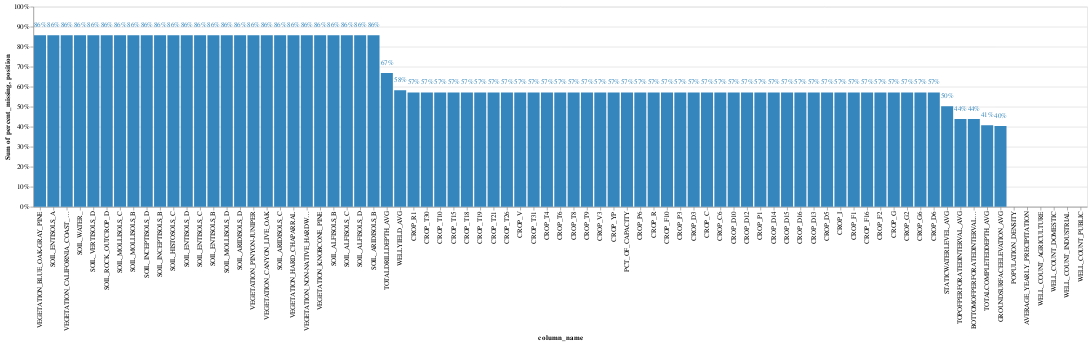

Here is the notebook cell this chart was saved with:
### Markdown cell above
### Preprocessing Data

### Code cell
draw_missing_data_chart(X_train)

### Figure 1 — Vega-Lite specification as saved in the notebook (floating-point values rounded to 4 significant figures)
{"config": {"view": {"continuousWidth": 400, "continuousHeight": 300}}, "layer": [{"mark": {"type": "bar", "color": "#3586BD"}, "encoding": {"color": {"value": "#3586BD"}, "tooltip": [{"field": "column_name", "type": "nominal"}, {"field": "percent_missing", "type": "quantitative"}], "x": {"field": "column_name", "sort": ["VEGETATION_BLUE_OAK-GRAY_PINE", "SOIL_ENTISOLS_A", "VEGETATION_CALIFORNIA_COAST_LIVE_OAK", "SOIL_WATER_", "SOIL_VERTISOLS_D", "SOIL_ROCK_OUTCROP_D", "SOIL_MOLLISOLS_C", "SOIL_MOLLISOLS_B", "SOIL_INCEPTISOLS_D", "SOIL_INCEPTISOLS_B", "SOIL_HISTOSOLS_C", "SOIL_ENTISOLS_D", "SOIL_ENTISOLS_C", "SOIL_ENTISOLS_B", "SOIL_MOLLISOLS_D", "SOIL_ARIDISOLS_D", "VEGETATION_PINYON-JUNIPER", "VEGETATION_CANYON_LIVE_OAK", "SOIL_ARIDISOLS_C", "VEGETATION_HARD_CHAPARRAL", "VEGETATION_NON-NATIVE_HARDWOOD_FOREST", "VEGETATION_KNOBCONE_PINE", "SOIL_ALFISOLS_B", "SOIL_ALFISOLS_C", "SOIL_ALFISOLS_D", "SOIL_ARIDISOLS_B", "TOTALDRILLDEPTH_AVG", "WELLYIELD_AVG", "CROP_R1", "CROP_T30", "CROP_T10", "CROP_T15", "CROP_T18", "CROP_T19", "CROP_T21", "CROP_T26", "CROP_V", "CROP_T31", "CROP_T4", "CROP_T6", "CROP_T8", "CROP_T9", "CROP_V3", "CROP_YP", "PCT_OF_CAPACITY", "CROP_P6", "CROP_R", "CROP_F10", "CROP_P3", "CROP_D3", "CROP_C", "CROP_C6", "CROP_D10", "CROP_D12", "CROP_P1", "CROP_D14", "CROP_D15", "CROP_D16", "CROP_D13", "CROP_D5", "CROP_I", "CROP_F1", "CROP_F16", "CROP_F2", "CROP_G", "CROP_G2", "CROP_G6", "CROP_D6", "STATICWATERLEVEL_AVG", "TOPOFPERFORATEDINTERVAL_AVG", "BOTTOMOFPERFORATEDINTERVAL_AVG", "TOTALCOMPLETEDDEPTH_AVG", "GROUNDSURFACEELEVATION_AVG", "POPULATION_DENSITY", "AVERAGE_YEARLY_PRECIPITATION", "WELL_COUNT_AGRICULTURE", "WELL_COUNT_DOMESTIC", "WELL_COUNT_INDUSTRIAL", "WELL_COUNT_PUBLIC"], "type": "nominal"}, "y": {"aggregate": "sum", "axis": {"format": "%"}, "field": "percent_missing", "stack": "normalize", "type": "quantitative"}}}, {"mark": {"type": "text", "align": "center", "color": "black", "fontSize": 10}, "encoding": {"color": {"value": "#3586BD"}, "text": {"field": "percent_missing", "format": ".0%", "type": "quantitative"}, "tooltip": [{"field": "column_name", "type": "nominal"}, {"field": "percent_missing", "type": "quantitative"}], "x": {"field": "column_name", "sort": ["VEGETATION_BLUE_OAK-GRAY_PINE", "SOIL_ENTISOLS_A", "VEGETATION_CALIFORNIA_COAST_LIVE_OAK", "SOIL_WATER_", "SOIL_VERTISOLS_D", "SOIL_ROCK_OUTCROP_D", "SOIL_MOLLISOLS_C", "SOIL_MOLLISOLS_B", "SOIL_INCEPTISOLS_D", "SOIL_INCEPTISOLS_B", "SOIL_HISTOSOLS_C", "SOIL_ENTISOLS_D", "SOIL_ENTISOLS_C", "SOIL_ENTISOLS_B", "SOIL_MOLLISOLS_D", "SOIL_ARIDISOLS_D", "VEGETATION_PINYON-JUNIPER", "VEGETATION_CANYON_LIVE_OAK", "SOIL_ARIDISOLS_C", "VEGETATION_HARD_CHAPARRAL", "VEGETATION_NON-NATIVE_HARDWOOD_FOREST", "VEGETATION_KNOBCONE_PINE", "SOIL_ALFISOLS_B", "SOIL_ALFISOLS_C", "SOIL_ALFISOLS_D", "SOIL_ARIDISOLS_B", "TOTALDRILLDEPTH_AVG", "WELLYIELD_AVG", "CROP_R1", "CROP_T30", "CROP_T10", "CROP_T15", "CROP_T18", "CROP_T19", "CROP_T21", "CROP_T26", "CROP_V", "CROP_T31", "CROP_T4", "CROP_T6", "CROP_T8", "CROP_T9", "CROP_V3", "CROP_YP", "PCT_OF_CAPACITY", "CROP_P6", "CROP_R", "CROP_F10", "CROP_P3", "CROP_D3", "CROP_C", "CROP_C6", "CROP_D10", "CROP_D12", "CROP_P1", "CROP_D14", "CROP_D15", "CROP_D16", "CROP_D13", "CROP_D5", "CROP_I", "CROP_F1", "CROP_F16", "CROP_F2", "CROP_G", "CROP_G2", "CROP_G6", "CROP_D6", "STATICWATERLEVEL_AVG", "TOPOFPERFORATEDINTERVAL_AVG", "BOTTOMOFPERFORATEDINTERVAL_AVG", "TOTALCOMPLETEDDEPTH_AVG", "GROUNDSURFACEELEVATION_AVG", "POPULATION_DENSITY", "AVERAGE_YEARLY_PRECIPITATION", "WELL_COUNT_AGRICULTURE", "WELL_COUNT_DOMESTIC", "WELL_COUNT_INDUSTRIAL", "WELL_COUNT_PUBLIC"], "type": "nominal"}, "y": {"field": "position", "type": "quantitative"}}, "transform": [{"calculate": "datum.percent_missing + 0.05 * datum.percent_missing / abs(datum.percent_missing)", "as": "position"}]}], "data": {"name": "data-55b2d078145bd7d3163ea203522c02fb"}, "$schema": "https://vega.github.io/schema/vega-lite/v4.17.0.json", "datasets": {"data-55b2d078145bd7d3163ea203522c02fb": [{"column_name": "VEGETATION_BLUE_OAK-GRAY_PINE", "percent_missing": 0.8571}, {"column_name": "SOIL_ENTISOLS_A", "percent_missing": 0.8571}, {"column_name": "VEGETATION_CALIFORNIA_COAST_LIVE_OAK", "percent_missing": 0.8571}, {"column_name": "SOIL_WATER_", "percent_missing": 0.8571}, {"column_name": "SOIL_VERTISOLS_D", "percent_missing": 0.8571}, {"column_name": "SOIL_ROCK_OUTCROP_D", "percent_missing": 0.8571}, {"column_name": "SOIL_MOLLISOLS_C", "percent_missing": 0.8571}, {"column_name": "SOIL_MOLLISOLS_B", "percent_missing": 0.8571}, {"column_name": "SOIL_INCEPTISOLS_D", "percent_missing": 0.8571}, {"column_name": "SOIL_INCEPTISOLS_B", "percent_missing": 0.8571}, {"column_name": "SOIL_HISTOSOLS_C", "percent_missing": 0.8571}, {"column_name": "SOIL_ENTISOLS_D", "percent_missing": 0.8571}, {"column_name": "SOIL_ENTISOLS_C", "percent_missing": 0.8571}, {"column_name": "SOIL_ENTISOLS_B", "percent_missing": 0.8571}, {"column_name": "SOIL_MOLLISOLS_D", "percent_missing": 0.8571}, {"column_name": "SOIL_ARIDISOLS_D", "percent_missing": 0.8571}, {"column_name": "VEGETATION_PINYON-JUNIPER", "percent_missing": 0.8571}, {"column_name": "VEGETATION_CANYON_LIVE_OAK", "percent_missing": 0.8571}, {"column_name": "SOIL_ARIDISOLS_C", "percent_missing": 0.8571}, {"column_name": "VEGETATION_HARD_CHAPARRAL", "percent_missing": 0.8571}, {"column_name": "VEGETATION_NON-NATIVE_HARDWOOD_FOREST", "percent_missing": 0.8571}, {"column_name": "VEGETATION_KNOBCONE_PINE", "percent_missing": 0.8571}, {"column_name": "SOIL_ALFISOLS_B", "percent_missing": 0.8571}, {"column_name": "SOIL_ALFISOLS_C", "percent_missing": 0.8571}, {"column_name": "SOIL_ALFISOLS_D", "percent_missing": 0.8571}, {"column_name": "SOIL_ARIDISOLS_B", "percent_missing": 0.8571}, {"column_name": "TOTALDRILLDEPTH_AVG", "percent_missing": 0.6689}, {"column_name": "WELLYIELD_AVG", "percent_missing": 0.5822}, {"column_name": "CROP_R1", "percent_missing": 0.5714}, {"column_name": "CROP_T30", "percent_missing": 0.5714}, {"column_name": "CROP_T10", "percent_missing": 0.5714}, {"column_name": "CROP_T15", "percent_missing": 0.5714}, {"column_name": "CROP_T18", "percent_missing": 0.5714}, {"column_name": "CROP_T19", "percent_missing": 0.5714}, {"column_name": "CROP_T21", "percent_missing": 0.5714}, {"column_name": "CROP_T26", "percent_missing": 0.5714}, {"column_name": "CROP_V", "percent_missing": 0.5714}, {"column_name": "CROP_T31", "percent_missing": 0.5714}, {"column_name": "CROP_T4", "percent_missing": 0.5714}, {"column_name": "CROP_T6", "percent_missing": 0.5714}, {"column_name": "CROP_T8", "percent_missing": 0.5714}, {"column_name": "CROP_T9", "percent_missing": 0.5714}, {"column_name": "CROP_V3", "percent_missing": 0.5714}, {"column_name": "CROP_YP", "percent_missing": 0.5714}, {"column_name": "PCT_OF_CAPACITY", "percent_missing": 0.5714}, {"column_name": "CROP_P6", "percent_missing": 0.5714}, {"column_name": "CROP_R", "percent_missing": 0.5714}, {"column_name": "CROP_F10", "percent_missing": 0.5714}, {"column_name": "CROP_P3", "percent_missing": 0.5714}, {"column_name": "CROP_D3", "percent_missing": 0.5714}, {"column_name": "CROP_C", "percent_missing": 0.5714}, {"column_name": "CROP_C6", "percent_missing": 0.5714}, {"column_name": "CROP_D10", "percent_missing": 0.5714}, {"column_name": "CROP_D12", "percent_missing": 0.5714}, {"column_name": "CROP_P1", "percent_missing": 0.5714}, {"column_name": "CROP_D14", "percent_missing": 0.5714}, {"column_name": "CROP_D15", "percent_missing": 0.5714}, {"column_name": "CROP_D16", "percent_missing": 0.5714}, {"column_name": "CROP_D13", "percent_missing": 0.5714}, {"column_name": "CROP_D5", "percent_missing": 0.5714}, {"column_name": "CROP_I", "percent_missing": 0.5714}, {"column_name": "CROP_F1", "percent_missing": 0.5714}, {"column_name": "CROP_F16", "percent_missing": 0.5714}, {"column_name": "CROP_F2", "percent_missing": 0.5714}, {"column_name": "CROP_G", "percent_missing": 0.5714}, {"column_name": "CROP_G2", "percent_missing": 0.5714}, {"column_name": "CROP_G6", "percent_missing": 0.5714}, {"column_name": "CROP_D6", "percent_missing": 0.5714}, {"column_name": "STATICWATERLEVEL_AVG", "percent_missing": 0.5018}, {"column_name": "TOPOFPERFORATEDINTERVAL_AVG", "percent_missing": 0.4387}, {"column_name": "BOTTOMOFPERFORATEDINTERVAL_AVG", "percent_missing": 0.4384}, {"column_name": "TOTALCOMPLETEDDEPTH_AVG", "percent_missing": 0.4071}, {"column_name": "GROUNDSURFACEELEVATION_AVG", "percent_missing": 0.4041}, {"column_name": "POPULATION_DENSITY", "percent_missing": 0.0}, {"column_name": "AVERAGE_YEARLY_PRECIPITATION", "percent_missing": 0.0}, {"column_name": "WELL_COUNT_AGRICULTURE", "percent_missing": 0.0}, {"column_name": "WELL_COUNT_DOMESTIC", "percent_missing": 0.0}, {"column_name": "WELL_COUNT_INDUSTRIAL", "percent_missing": 0.0}, {"column_name": "WELL_COUNT_PUBLIC", "percent_missing": 0.0}]}}
